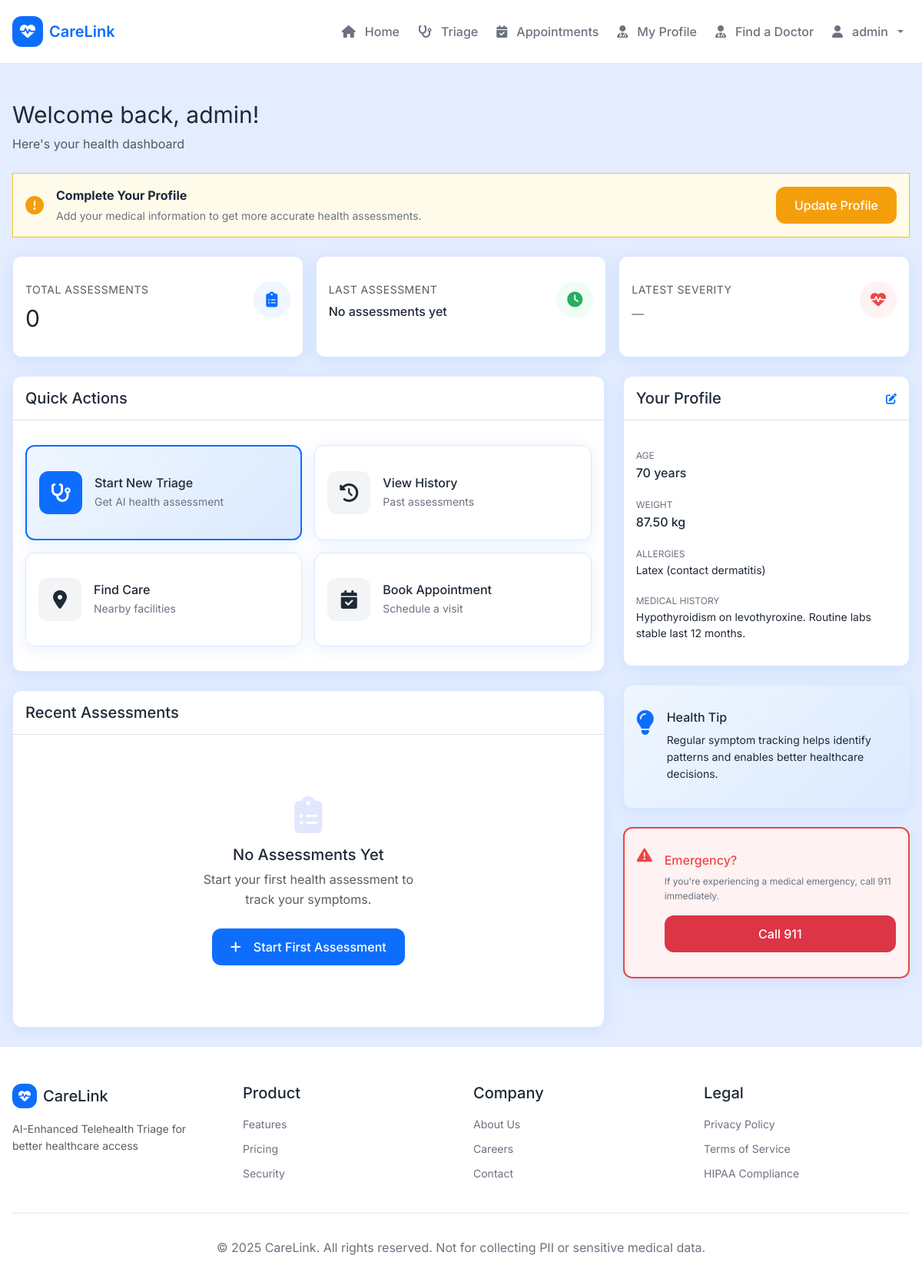
The page / (signed in) on the database as committed earlier.
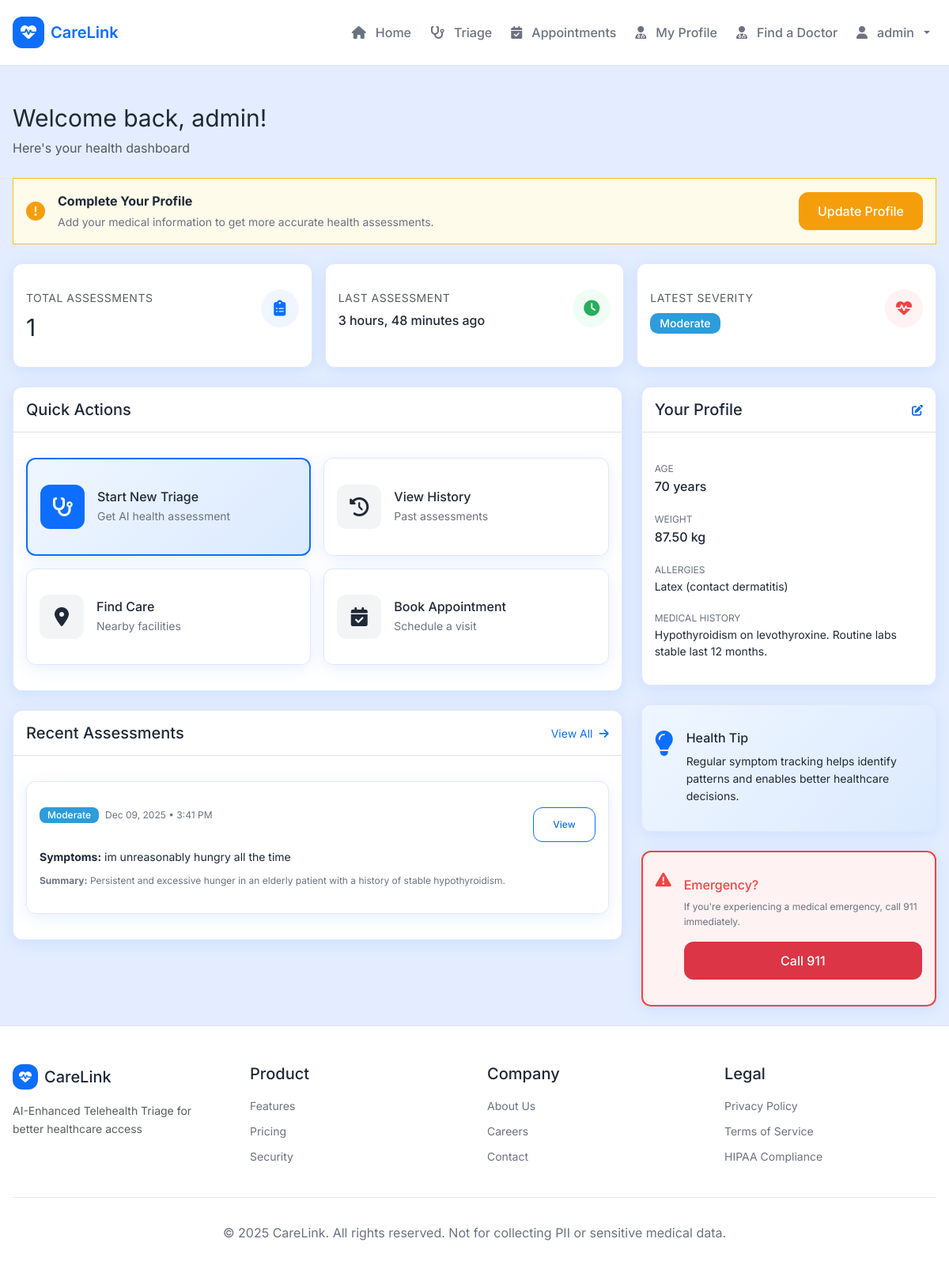
The same page on the database as committed later.
### triage/models.py (models this page shows, shortened)
class TriageInteraction(models.Model):
    user = models.ForeignKey(User, on_delete=models.CASCADE, related_name="triage_interactions")
    session_id = models.CharField(
        max_length=255, blank=True, null=True, help_text="Unique identifier for chat session"
    )
    symptoms_text = models.TextField()
    severity = models.CharField(max_length=20, blank=True, null=True)
    result = models.JSONField(blank=True, null=True)
    assigned_doctor = models.ForeignKey(
        settings.AUTH_USER_MODEL,
        null=True,
        blank=True,
        on_delete=models.SET_NULL,
        related_name="assigned_triage_interactions",
        help_text="Doctor/admin assigned to follow up on this triage report",
    )
    doctor_notes = models.TextField(
        blank=True, null=True, help_text="Professional notes or feedback from doctor/admin"
    )
    reviewed_by = models.ForeignKey(
        settings.AUTH_USER_MODEL,
        null=True,
        blank=True,
        on_delete=models.SET_NULL,
        related_name="triage_reviews",
        help_text="Doctor/admin who reviewed this triage report",
    )
    reviewed_at = models.DateTimeField(
        null=True, blank=True, help_text="Timestamp when doctor notes were last updated"
    )
    review_status = models.CharField(
        max_length=20,
        choices=[
            ("pending_review", "Pending Review"),
            ("under_review", "Under Review"),
            ("finished_review", "Finished Review"),
        ],
        default="pending_review",
        help_text="Current status of the triage review process",
    )
    data_integrity_status = models.CharField(
        max_length=20,
        choices=[
            ("pending", "Pending Verification"),
            ("verified", "Verified - Consistent"),
            ("discrepancy", "Discrepancy Found"),
        ],
        default="pending",
        help_text="Status of symptom verification against medical records"
    )
    data_integrity_notes = models.TextField(
        blank=True,
        null=True,
        help_text="Notes regarding data integrity or discrepancies found"
    )
    created_at = models.DateTimeField(auto_now_add=True)
    updated_at = models.DateTimeField(auto_now=True)
    class Meta:
        ordering = ["-updated_at"]

### home/views.py (the view)
# urls.py: path("", views.index, name="index"),
def index(request):
    if not request.user.is_authenticated:
        return render(request, "home/landing.html")
    try:
        profile = PatientProfile.objects.get(user=request.user)
        if profile.role == "doctor":
            return redirect("doctors:index")
    except PatientProfile.DoesNotExist:
        profile = None
    from triage.models import TriageInteraction
    latest_interactions_ids = (
        TriageInteraction.objects.filter(user=request.user)
        .values("session_id")
        .annotate(latest_id=Max("id"))
        .values_list("latest_id", flat=True)
    )
    recent_interactions = TriageInteraction.objects.filter(id__in=latest_interactions_ids).order_by(
        "-updated_at"
    )[:3]
    total_triages = len(latest_interactions_ids)
    last_interaction = recent_interactions.first() if recent_interactions else None
    profile_complete = False
    if profile:
        profile_complete = bool(profile.age and profile.weight and profile.onboarding_completed)
    context = {
        "profile": profile,
        "recent_interactions": recent_interactions,
        "total_triages": total_triages,
        "last_interaction": last_interaction,
        "profile_complete": profile_complete,
    }
    return render(request, "home/dashboard.html", context)

### templates/home/dashboard.html (shortened to what the changed rows need)
{% extends 'base.html' %}
{% load static %}
{% block content %}
    <div style="background: var(--cl-bg); min-height: calc(100vh - 100px);">
        <div class="container py-4">
            <div class="mb-4">
                <h1 class="mb-2"
                    style="font-size: var(--cl-h2);
                           color: var(--cl-text);
                           font-weight: var(--cl-font-bold)">
                    Welcome back, {{ user.first_name|default:user.username }}!
                </h1>
            </div>
            <div class="row g-3 mb-4">
                <div class="col-md-4">
                    <div class="card h-100" style="border: 1px solid var(--cl-border);">
                        <div class="card-body">
                            <div class="d-flex justify-content-between align-items-start">
                                <div>
                                    <p class="text-muted mb-2"
                                       style="font-size: var(--cl-sm);
                                              text-transform: uppercase;
                                              letter-spacing: 0.5px">Total Assessments</p>
                                    <h3 class="mb-0"
                                        style="font-size: var(--cl-h2);
                                               font-weight: var(--cl-font-bold);
                                               color: var(--cl-text)">{{ total_triages }}</h3>
                                </div>
                            </div>
                        </div>
                    </div>
                </div>
                <div class="col-md-4">
                    <div class="card h-100" style="border: 1px solid var(--cl-border);">
                        <div class="card-body">
                            <div class="d-flex justify-content-between align-items-start">
                                <div>
                                    <p class="text-muted mb-2"
                                       style="font-size: var(--cl-sm);
                                              text-transform: uppercase;
                                              letter-spacing: 0.5px">Last Assessment</p>
                                    <h3 class="mb-0"
                                        style="font-size: var(--cl-base);
                                               font-weight: var(--cl-font-medium);
                                               color: var(--cl-text)">
                                        {% if last_interaction %}
                                            {{ last_interaction.updated_at|timesince }} ago
                                        {% else %}
                                            No assessments yet
                                        {% endif %}
                                    </h3>
                                </div>
                            </div>
                        </div>
                    </div>
                </div>
                <div class="col-md-4">
                    <div class="card h-100" style="border: 1px solid var(--cl-border);">
                        <div class="card-body">
                            <div class="d-flex justify-content-between align-items-start">
                                <div>
                                    <p class="text-muted mb-2"
                                       style="font-size: var(--cl-sm);
                                              text-transform: uppercase;
                                              letter-spacing: 0.5px">Latest Severity</p>
                                    {% if last_interaction %}
                                        <span class="badge"
                                              style="padding:6px 12px;
                                                     font-size: var(--cl-sm);
                                                     border-radius:10px;
                                                     background: {% if last_interaction.severity == 'Critical' %}var(--cl-red) {% elif last_interaction.severity == 'Severe' %}var(--cl-amber) {% elif last_interaction.severity == 'Moderate' %}var(--cl-teal) {% else %}var(--cl-green){% endif %};
                                                     color:white">
                                            {{ last_interaction.severity|default:"Moderate" }}
                                        </span>
                                    {% else %}
                                        <p class="mb-0"
                                           style="font-size: var(--cl-base);
                                                  color: var(--cl-text-muted)">—</p>
                                    {% endif %}
                                </div>
                            </div>
                        </div>
                    </div>
                </div>
            </div>
            <div class="row g-4">
                <div class="col-lg-8">
                    <div class="card" style="border: 1px solid var(--cl-border);">
                        <div class="card-header bg-transparent border-bottom d-flex justify-content-between align-items-center">
                            <h5 class="mb-0"
                                style="font-size: var(--cl-h4);
                                       color: var(--cl-text);
                                       font-weight: var(--cl-font-medium)">Recent Assessments</h5>
                            {% if recent_interactions %}
                                <a href="{% url 'triage:history' %}"
                                   class="text-decoration-none"
                                   style="font-size: var(--cl-sm);
                                          color: var(--cl-blue)">
                                    View All <i class="fas fa-arrow-right ms-1"></i>
                                </a>
                            {% endif %}
                        </div>
                        <div class="card-body">
                            {% if recent_interactions %}
                                <div class="d-flex flex-column gap-3">
                                    {% for interaction in recent_interactions %}
                                        <div class="card"
                                             style="border: 1px solid var(--cl-border);
                                                    transition: box-shadow 0.2s">
                                            <div class="card-body">
                                                <div class="d-flex justify-content-between align-items-start mb-2">
                                                    <div class="d-flex gap-2 align-items-center">
                                                        <span class="badge"
                                                              style="padding:4px 10px;
                                                                     font-size: var(--cl-xs);
                                                                     border-radius:8px;
                                                                     background: {% if interaction.severity == 'Critical' %}var(--cl-red) {% elif interaction.severity == 'Severe' %}var(--cl-amber) {% elif interaction.severity == 'Moderate' %}var(--cl-teal) {% else %}var(--cl-green){% endif %};
                                                                     color:white">
                                                            {{ interaction.severity|default:"Moderate" }}
                                                        </span>
                                                        <span style="font-size: var(--cl-xs); color: var(--cl-text-muted);">
                                                            {{ interaction.updated_at|date:"M d, Y" }} • {{ interaction.updated_at|date:"g:i A" }}
                                                        </span>
                                                    </div>
                                                    <a href="{% url 'triage:detail' interaction.id %}"
                                                       class="btn btn-sm btn-outline-primary"
                                                       style="font-size: var(--cl-xs)">View</a>
                                                </div>
                                                <p class="mb-2"
                                                   style="font-size: var(--cl-sm);
                                                          color: var(--cl-text);
                                                          overflow: hidden;
                                                          text-overflow: ellipsis;
                                                          display: -webkit-box;
                                                          -webkit-line-clamp: 2;
                                                          -webkit-box-orient: vertical">
                                                    <strong>Symptoms:</strong> {{ interaction.symptoms_text|truncatewords:20 }}
                                                </p>
                                                {% if interaction.result.summary %}
                                                    <p class="mb-0"
                                                       style="font-size: var(--cl-xs);
                                                              color: var(--cl-text-muted)">
                                                        <strong>Summary:</strong> {{ interaction.result.summary|truncatewords:15 }}
                                                    </p>
                                                {% endif %}
                                            </div>
                                        </div>
                                    {% endfor %}
                                </div>
                            {% else %}
                                <div class="text-center py-5">
                                    <i class="fas fa-clipboard-list fa-3x mb-3"
                                       style="color: var(--cl-border)"></i>
                                    <h5 class="mb-2" style="color: var(--cl-text);">No Assessments Yet</h5>
                                    <p class="text-muted mb-4"
                                       style="max-width: 300px;
                                              margin-left: auto;
                                              margin-right: auto">
                                        Start your first health assessment to track your symptoms.
                                    </p>
                                    <a href="{% url 'triage:chat' %}" class="btn btn-primary">
                                        <i class="fas fa-plus me-2"></i>Start First Assessment
                                    </a>
                                </div>
                            {% endif %}
                        </div>
                    </div>
                </div>
            </div>
        </div>
    </div>
{% endblock %}

Rows that differ between the two databases and show on the page:
added TriageInteraction: updated_at "3 hours, 48 minutes", severity "Moderate", updated_at "Dec 09, 2025", updated_at "3:41 PM", symptoms_text "im unreasonably hungry all the time", result.summary "Persistent and excessive hunger in an elderly patient with a history of stable hypothyroidism."
Other text that changed with them:
{{ total_triages }}: "0" → "1"
text no longer shown: "No assessments yet — No Assessments Yet Start your first health assessment to track your symptoms. Start First Assessment"
text now shown: "ago View All"
